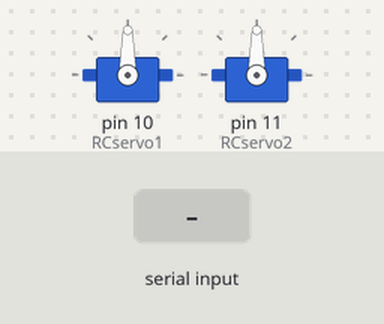
A sketch run on a simulated Arduino Uno, built with avr-gcc and run on an emulated ATmega328P. On the bench: 2 × servo. The test bench sets the inputs (shaded band).

Above: at 1.2 s.
1.3 s: "90,45\n" received over Serial
At 2.8 s:
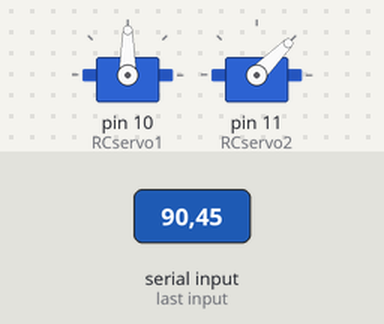
3.8 s: "30,150\n" received over Serial
At 5.9 s:
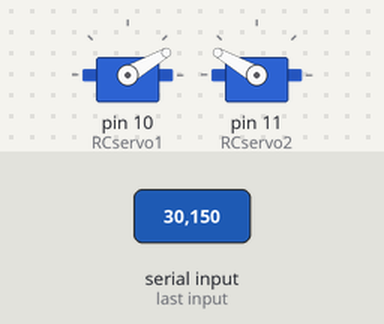
6.3 s: "0\n" received over Serial
At 7.1 s:
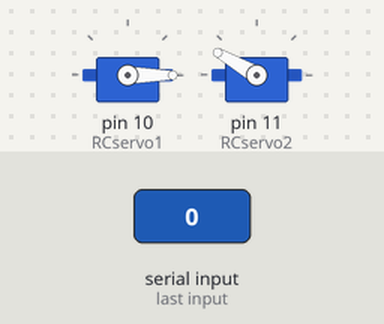
9.3 s: "90\n" received over Serial
At 10.5 s:
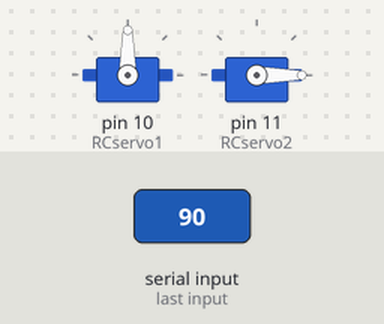
10.8 s: "200\n" received over Serial
At 11.7 s:
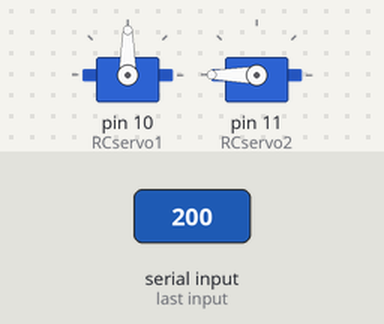
13.8 s: "90,45\n" received over Serial
At 16.0 s:
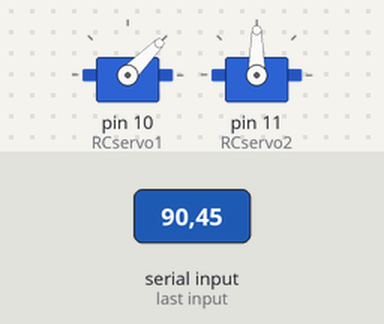
Timing chart, 0 to 17.3 s (numbered marks = the images above; inputs shaded):
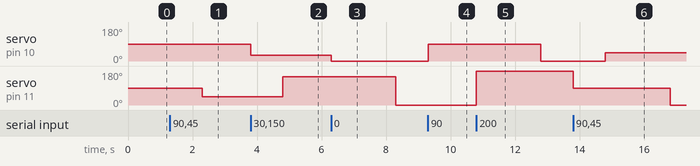

The sketch:

w0402711_Lab9.ino
```cpp
/////////////////////////////////////
//  EETG 3024 - Advanced Embedded  //
//              Lab 9              //
// For: Ricardo Bautista-Quintero  //
//     Student: Nick Mac Innis     //
//     Date: February 28, 2021     //
/////////////////////////////////////

#include <Servo.h>        //Precompiled header containing functions for the control of servo motors
Servo RCservo1, RCservo2; //Two objects for controlling servo motors
int i = 0, count1 = 0, count2 = 0;
int motor1[5], motor2[5];
void setup()
{
  Serial.begin(9600);     //Set baudrate of arduino, 9600
  RCservo1.attach(10);    //Servo 1 will be controlled by digital pin 10
  RCservo2.attach(11);    //Servo 2 will be controlled by digital pin 11

}

void loop()
{

  if(Serial.available()>0)    //If serial is available the following code will run
  {
    if(i == 0)
    {
      int data = Serial.parseInt(); //
      RCservo1.write(data);     //Set the servo motor to the position read via serial connection
      //motor1[count1] = data;
      delay(1000);              //Delay loop for one second
      i++;
      count1++;
    }
    else if(i==1)
    {
      int data2 = Serial.parseInt();
      RCservo2.write(data2);
      delay(1000);
      //motor2[count2] = data2;
      i--;
      count2++;
    }
  }
}
```

Measured:
- after the input at 1.3 s, servo on pin 11 (RCservo2): 90° → 45° after 1.0 s
- after the input at 3.8 s, servo on pin 10 (RCservo1): 90° → 30° at once; servo on pin 11 (RCservo2): 45° → 150° after 1.0 s
- after the input at 6.3 s, servo on pin 10 (RCservo1): 30° → 0° after 0.00 s instead of 0.50 s; servo on pin 11 (RCservo2): 150° → 0° after 2.0 s
- after the input at 9.3 s, servo on pin 10 (RCservo1): 0° → 90° at once
- after the input at 10.8 s, servo on pin 10 (RCservo1): 90° → 0° after 2.0 s; servo on pin 11 (RCservo2): 0° → 180° at once
- after the input at 13.8 s, servo on pin 10 (RCservo1): 0° → 45° after 1.0 s; servo on pin 11 (RCservo2): 180° → 90° at once, → 0° 3.0 s later
